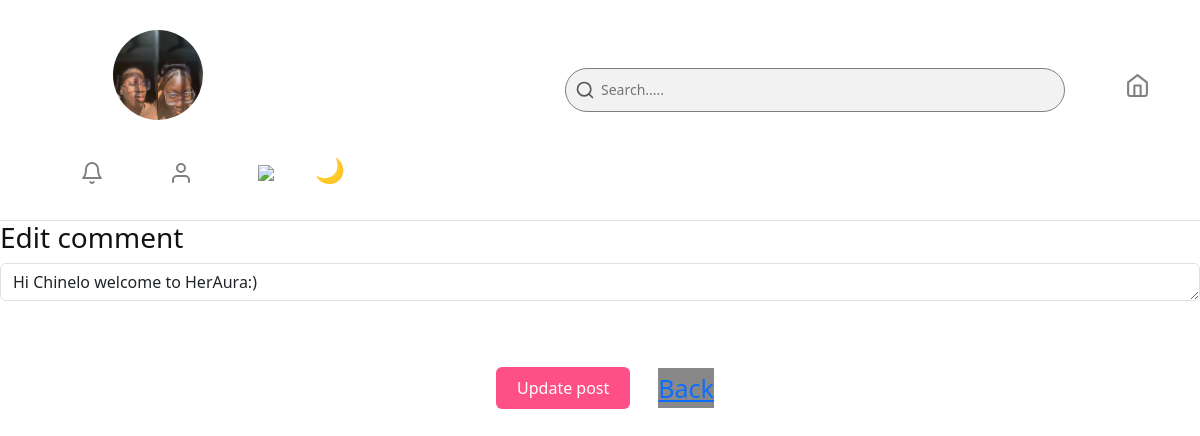
The page /community/comment/1/edit (signed in) on the database its author committed.
### src/models.py (models this page shows, shortened)
class User(UserMixin, db.Model):
    __tablename__ = 'users'
    id = db.Column(db.Integer, primary_key=True)
    first_name = db.Column(db.String(100), nullable=False)
    last_name = db.Column(db.String(100), nullable=False)
    email = db.Column(db.String(150), unique=True, nullable=False)
    dob = db.Column(db.String, nullable=False)
    password = db.Column(db.String(200), nullable=False)
    profile_image = db.Column(db.String(300), default='default_profile.png')
    date_created = db.Column(db.DateTime, default=datetime.utcnow)
    last_seen = db.Column(db.DateTime, default=datetime.utcnow)
    posts = db.relationship('CommunityPost', backref='user', lazy=True)
    comments = db.relationship('Comment', backref='user', lazy=True)
    likes = db.relationship('Like', backref='user', lazy=True)
    todos = db.relationship('ToDo', backref='user', lazy=True)
    ai_chats = db.relationship('AIChat', backref='user', lazy=True)
    health_logs = db.relationship('HealthTracker', backref='user', lazy=True)
    course_progress = db.relationship('UserCourse', backref='user', lazy=True)
    is_authenticated = True
    is_active = True
    is_anonymous = False

class Comment(db.Model):
    __tablename__ = 'comments'
    id = db.Column(db.Integer, primary_key=True)
    content = db.Column(db.Text, nullable=False)
    created_at = db.Column(db.DateTime, default=datetime.utcnow)
    user_id = db.Column(db.Integer, db.ForeignKey('users.id'), nullable=False)
    post_id = db.Column(db.Integer, db.ForeignKey('community_posts.id'), nullable=False)

### src/routes/community_routes.py (the view, shortened to what this page needs)
@community_bp.route('/community/comment/<int:comment_id>/edit', methods=['GET', 'POST'])
@login_required
def edit_comment(comment_id):
    comment = Comment.query.get_or_404(comment_id)
    if comment.user_id != current_user.id:
        return "Unauthorized", 403
    return render_template('edit_comment.html', comment=comment, user=current_user)

### src/__init__.py (called while the page is built)
@app.before_request
def update_last_seen():
    if current_user.is_authenticated:
        current_user.last_seen = datetime.utcnow()
        db.session.commit()

### src/routes/auth_routes.py (called while the page is built)
@login_manager.user_loader
def load_user(user_id):
    return User.query.get(int(user_id))

### src/templates/edit_comment.html
{% extends "base.html" %}
{% block content %}
<link rel="stylesheet" href="{{ url_for('static', filename='dashboard.css') }}">
    <h3>Edit comment</h3>
    <form method="POST">
        <textarea name="content" rows="5" class="form-control">{{ comment.content }}</textarea>
        <br>
        <div class="buttons " >
            <button type="submit" class="btn me-2 nav-btn1">Update post</button>
            <a href="{{ url_for('community_bp.community_page') }}" style="background:#888;">Back</a>
        </div>
    </form>
{% endblock %}

### src/templates/base.html (shortened to what this page needs)
<!doctype html>
<html lang="en">
<head>
  <link href="https://cdn.jsdelivr.net/npm/bootstrap@5.3.2/dist/css/bootstrap.min.css" rel="stylesheet">
  <link rel="stylesheet" href="{{ url_for('static', filename='girl_hygiene_app.css') }}">
</head>
<body>
  <header>
    {% if current_user.is_authenticated %}
    <div class="welcome-section2">
      <img src="{{ url_for('static', filename='profile_images/' + current_user.profile_image) }}" alt="Profile image"
        class="profile-image">
    </div>
    <div class="links2">
      <div class="search-box">
        <svg class="search-icon" viewBox="0 0 24 24" fill="none" stroke="currentColor" stroke-width="2"
          stroke-linecap="round" stroke-linejoin="round">
          <circle cx="11" cy="11" r="8"></circle>
          <line x1="21" y1="21" x2="16.65" y2="16.65"></line>
        </svg>
        <input type="text" placeholder="Search....." />
      </div>
      <a class="nav-icon" href="{{ url_for('dashboard_bp.dashboard') }}">
        <img src="{{ url_for('static', filename='images/home.svg') }}"></icon>
      </a>
    </div>
    <div class="links1">
      <a class="nav-icon" href="{{ url_for('dashboard_bp.dashboard') }}">
        <img src="{{ url_for('static', filename='images/bell.svg') }}"></icon>
      </a>
      <a class="nav-icon" href="{{ url_for('profile_bp.profile_page') }}">
        <img src="{{ url_for('static', filename='images/user.svg') }}"></icon>
      </a>
      <a class="nav-icon" href="{{ url_for('auth_bp.logout') }}">
        <img src="{{ url_for('static', filename='images/log-out.svg') }}"></icon>
      </a>
      <button id="themeToggle" class="toggle-btn">🌙</button>
    </div>
    {% endif %}
  </header>
  {% block content %}{% endblock %}
</body>
</html>

### src/static/girl_hygiene_app.css (style rules this page uses)
:root { --bg: #ffffff; --text: #111; --card-bg: #f5f6fa; --accent: #FF089D; --border: #ddd; }
body { background-image: url('images/group7.jpg'); background-size:cover ; background-repeat:no-repeat ; background-position: center; background-attachment: fixed; line-height: 1.6; color: var(--text); font-family: "Poppins", sans-serif; margin: 0; }
header { display: flex; justify-content: space-between; align-items: center; flex-wrap: wrap; background-color: var(--bg); border-bottom: 1px solid var(--border); color: var(--text); position: relative; z-index:10; }
.links1 { display: flex; margin-right: 80px; gap: 35px; }
.links1 a { font-size: 25px; margin-top: 30px; margin-left: 30px; color: var(--text); text-decoration:none; gap: 0px; }
.links2 { display: flex; gap: 10px; color: var(--text); margin-left: 250px; margin-top: 30px; }
.links2 img { width: 25px; height: 25px; margin-top: 5px; text-decoration:none; }
.btn { margin-left: 30px; }
.nav-btn1 { background-color: var(--accent); color: #fff; font-size: 16px; text-decoration: none; padding: 8px 20px; }
.buttons { display: flex; justify-content: center; align-items: center; margin-top: 40px; margin-right: 20px; font-size: 25px; gap: 20px; text-decoration:none; flex-wrap: wrap; }
.contact input, textarea { width: 300px; height: 30px; padding: 10px; border: 1px solid #ccc; align-items: center; border-radius: 4px; }
#themeToggle { float: right; margin-right: 1rem; margin-top: 30px; background: none; border: none; font-size: 1.5rem; cursor: pointer; }

### src/static/dashboard.css (style rules this page uses)
:root { --bg: #ffffff; --text: #111; --card-bg: #f5f6fa; --header-bg: #ffffff; --accent: #ff4f87; --border: #ddd; }
body { margin: 0; padding: 0; font-family: 'Segoe UI', Tahoma, Geneva, Verdana, sans-serif; background: var(--bg); color: var(--text); }
header { display: flex; justify-content: space-between; align-items: center; padding: 30px 50px; flex-wrap: wrap; background-color: var(--bg); border-bottom: 1px solid var(--border); color: var(--text); top: 0; z-index: 10; }
.search-box { position: relative; width: 500px; margin-right: 50px; }
.search-box .search-icon { position: absolute; top: 50%; left: 10px; transform: translateY(-50%); width: 20px; height: 20px; color: #585757; pointer-events: none; }
.search-box input { background-color: rgb(0, 0, 0, 0.05); width: 100%; padding: 10px 10px 10px 35px; border: 1px solid gray; border-radius: 25px; outline: none; font-size: 14px; transition: 0.3s; }
.welcome-section2 img { position: relative; top: 8%; left: 70%; width: 90px; border-radius: 50%; height: 90px; }

### rows shown on the page
User: profile_image (picture)
Comment: content "Hi Chinelo welcome to HerAura:)"
